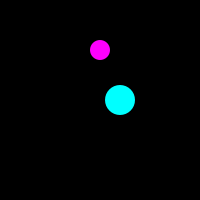
Frame 1 (no input)
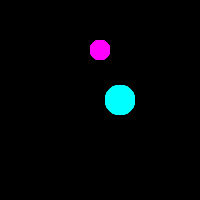
Frame 60 (the mouse pressed at the canvas centre just before this capture)
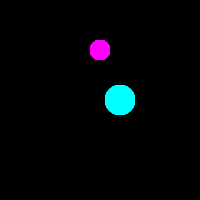
Frame 120 (the mouse held since frame 60 and released just before this capture)

The Processing sketch that drew these frames (run headless with seeded random() and noise(); from frame 60 on, the mouse is pressed at the canvas centre):

// Processing sketch: sketch_200622_ball2_class_iro
// ── sketch_200622_ball2_class_iro.pde
//20200622 the 4th p.4

Ball maru0, maru1;   //Object
int[] iro = {0, 255, 255};

void setup() {
  size(200, 200);      //window
  background(0, 0, 0); //black
  noStroke();    //lineless
  maru0 = new Ball(100,50,20);   //instance
  maru1 = new Ball(120,100,30, iro);   //instance
}

void draw(){ 
  fill(255, 0, 255);  //circle color
  ellipse(maru0.px, maru0.py, maru0.dia, maru0.dia);
  fill(maru1.col[0], maru1.col[1], maru1.col[2]);  
  ellipse(maru1.px, maru1.py, maru1.dia, maru1.dia);  
}

//******** class *******
class Ball{
  float px, py;    //position
  float vx, vy;    //velocity
  float dia;       //diameter
  int[] col = {};
 
  Ball(float x, float y, float d) {
     px = x; py = y; dia = d;
  }
 
  Ball(float x, float y, float d, int[] c) {
     px = x; py = y; dia = d;
     col = c;
  }
}
